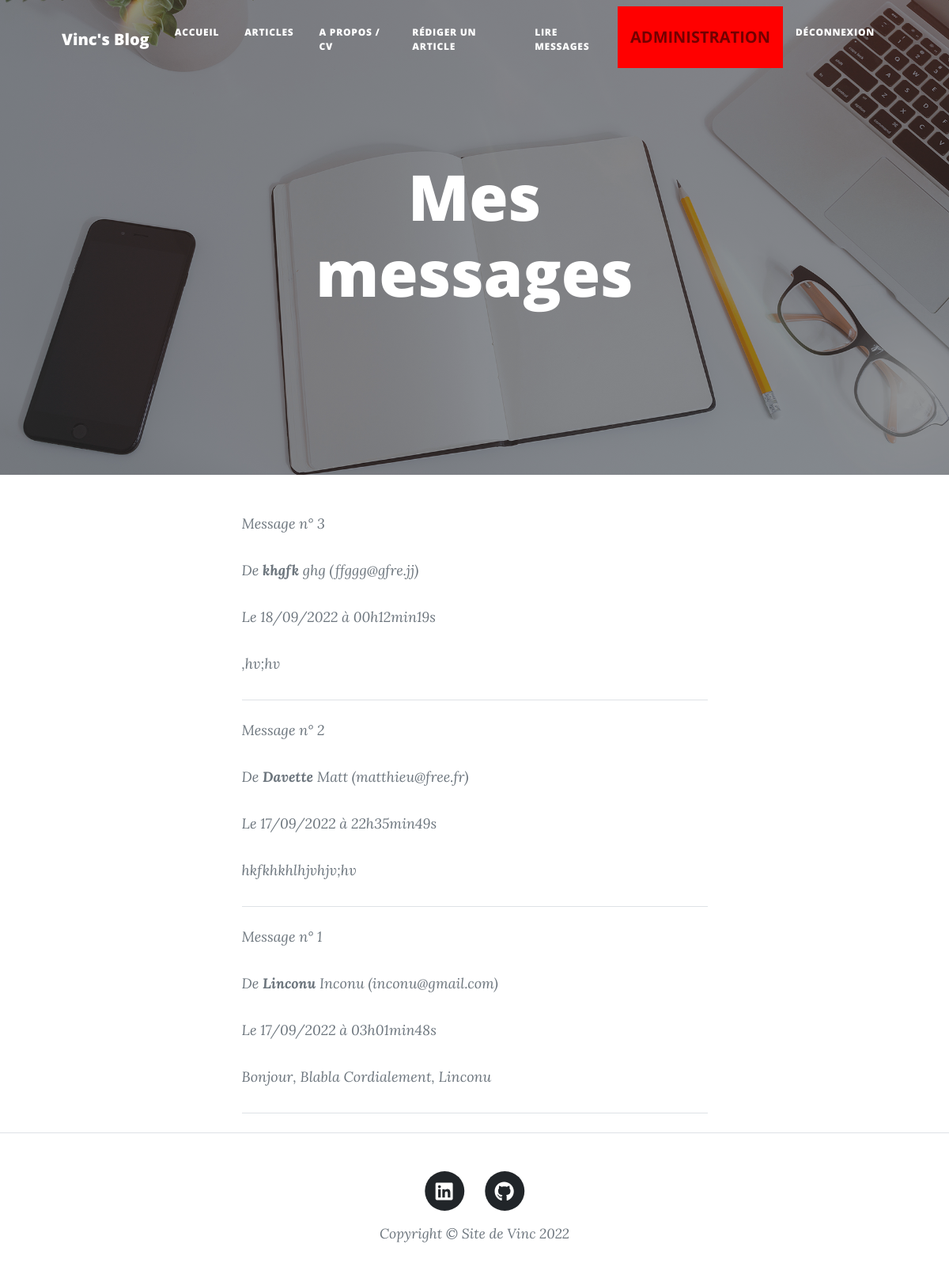
Page /index.php?page=seeMessages (signed in) on the committed database.
### tables this page shows
CREATE TABLE `messages` (
  `id` int(11) NOT NULL,
  `last_name` varchar(255) NOT NULL,
  `first_name` varchar(255) NOT NULL,
  `email` varchar(255) NOT NULL,
  `message` text NOT NULL,
  `created_date` datetime NOT NULL
);

### src/Controllers/messages.php (called while the page is built, shortened)
<?php
require_once('src/Model/message.php');
require_once('src/Lib/database.php');
class MessagesController
{
    public function seeMessages()
    {
        $messageRepository = new MessageRepository();
        $messageRepository->connection = new DatabaseConnection();
        $messages = $messageRepository->getMessages();
        require('Templates/adminMessages.php');
    }
}

### src/Lib/database.php (called while the page is built, shortened)
<?php
class DatabaseConnection
{
    public ?\PDO $database = null;
    public function getConnection(): \PDO
    {
        if ($this->database === null) {
            $this->database = new \PDO('mysql:host=localhost;dbname=vinc_blog;charset=utf8', 'root', '');
        }
        return $this->database;
    }
}

### src/Model/message.php (called while the page is built, shortened)
<?php
require_once('src/Lib/database.php');
class Message
{
    private string $id;
    private string $lastname;
    private string $firstname;
    private string $email;
    private string $message;
    private string $created_date;
    public function getId()
    {
        return $this->id;
    }
    public function setId($id)
    {
        $this->id = $id;
        return $this;
    }
    public function getLastname()
    {
        return $this->lastname;
    }
    public function setLastname($lastname)
    {
        $this->lastname = $lastname;
        return $this;
    }
    public function getFirstname()
    {
        return $this->firstname;
    }
    public function setFirstname($firstname)
    {
        $this->firstname = $firstname;
        return $this;
    }
    public function getEmail()
    {
        return $this->email;
    }
    public function setEmail($email)
    {
        $this->email = $email;
        return $this;
    }
    public function getMessage()
    {
        return $this->message;
    }
    public function setMessage($message)
    {
        $this->message = $message;
        return $this;
    }
    public function getCreated_date()
    {
        return $this->created_date;
    }
    public function setCreated_date($created_date)
    {
        $this->created_date = $created_date;
        return $this;
    }
}
class MessageRepository
{
    public DatabaseConnection $connection;
    public function getMessages(): array
    {
        $statement = $this->connection->getConnection()->query(
            "SELECT id, last_name, first_name, email, message, DATE_FORMAT(created_date, '%d/%m/%Y à %Hh%imin%ss') AS french_created_date FROM messages ORDER BY created_date DESC"
        );
        $messages = [];
        while (($row = $statement->fetch())) {
            $message = new Message();
            $message->setId($row['id']);
            $message->setLastname($row['last_name']);
            $message->setFirstname($row['first_name']);
            $message->setEmail($row['email']);
            $message->setMessage($row['message']);
            $message->setCreated_date($row['french_created_date']);
            $messages[] = $message;
        }
        return $messages;
    }
}

### Templates/adminMessages.php (the view, shortened to what this page needs)
<header class="masthead" style="background-image: url('BootstrapTheme/assets/img/home-bg.jpg')">
    <div class="container position-relative px-4 px-lg-5">
        <div class="row gx-4 gx-lg-5 justify-content-center">
            <div class="col-md-10 col-lg-8 col-xl-7">
                <div class="site-heading">
                    <h1>Mes messages</h1>
                </div>
            </div>
        </div>
    </div>
</header>
<div class="container px-4 px-lg-5">
    <div class="row gx-4 gx-lg-5 justify-content-center">
        <div class="col-md-10 col-lg-8 col-xl-7">
            <?php
            foreach ($messages as $message) {
            ?>
                <div class="post-preview">
                    <p class="post-meta">
                        Message n° <?= $message->getId(); ?>
                    </p>
                    <p class="post-meta">
                        De <strong><?= $message->getFirstname(); ?></strong> <?= $message->getLastname(); ?> (<?= $message->getEmail(); ?>)
                    </p>
                    <p class="post-meta">
                        Le <?= $message->getCreated_date(); ?>
                    </p>
                    <p class="post-meta">
                        <?= $message->getMessage(); ?>
                    </p>
                </div>
                <hr class="my-4" />
            <?php
            }
            ?>
        </div>
    </div>
</div>
<?php require('layout.php') ?>

### rows in the picture
messages: id "3", first_name "khgfk", last_name "ghg", email "ffggg@gfre.jj", Created_date "18/09/2022 à 00h12min19s", message ",hv;hv"
messages: id "2", first_name "Davette", last_name "Matt", email "matthieu@free.fr", Created_date "17/09/2022 à 22h35min49s", message "hkfkhkhlhjvhjv;hv"
messages: id "1", first_name "Linconu", last_name "Inconu", email "inconu@gmail.com", Created_date "17/09/2022 à 03h01min48s", message "Bonjour, Blabla Cordialement, Linconu"
